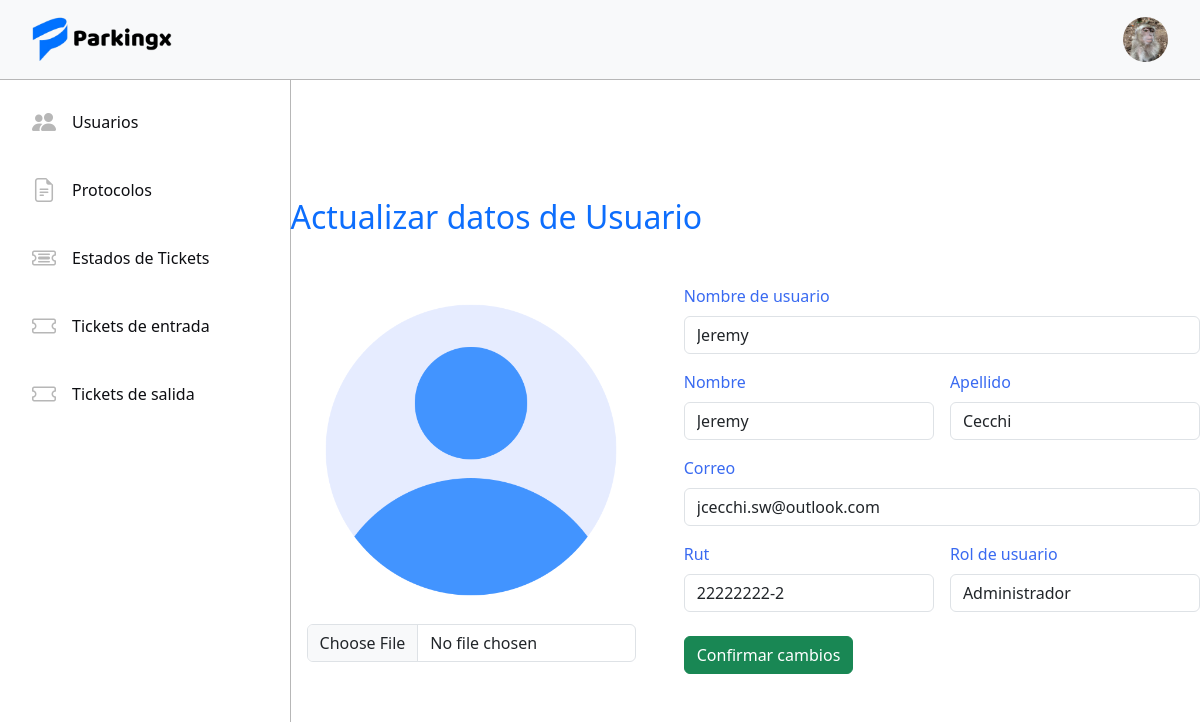
/userupdate/3/ (signed in), run on the app's committed database.
### tickets/models.py (models this page shows, shortened)
class Usuario(AbstractUser):
    name = models.CharField(max_length=50)
    last_name = models.CharField(max_length=50)
    rut = models.CharField(max_length=10)
    email = models.EmailField(max_length=254, unique=True)
    rol = models.ForeignKey(Rol, on_delete=models.RESTRICT)
    avatar = models.ImageField(upload_to='avatars', blank=True, null=True)

### tickets/views.py (the view)
# urls.py: path('userupdate/<int:pk>/', UpdateUsuario.as_view(), name='userupdate'),
@method_decorator(login_required, name='dispatch')
class UpdateUsuario(UpdateView):
    model = Usuario
    form_class = UserUpdateForm
    template_name = 'tickets/userupdate.html'
    success_url = reverse_lazy('home')
    context_object_name = 'usuario'
    def get_object(self, queryset=None):
        pk = self.kwargs.get('pk')
        return Usuario.objects.get(pk=pk)

### tickets/forms.py
class UserUpdateForm(UserChangeForm):
    username = forms.CharField(max_length=50, label='Username', widget=forms.TextInput(attrs={'class': 'form-control form-crud'}), help_text="")
    name = forms.CharField(max_length=50, label='Nombre', widget=forms.TextInput(attrs={'class': 'form-control form-crud'}))
    last_name = forms.CharField(max_length=50, label='Apellido', widget=forms.TextInput(attrs={'class': 'form-control form-crud'}))
    rut = forms.CharField(max_length=10, label='RUT', widget=forms.TextInput(attrs={'class': 'form-control form-crud'}))
    email = forms.EmailField(max_length=254, label='Correo Electrónico', widget=forms.EmailInput(attrs={'class': 'form-control form-crud'}))
    rol = forms.ModelChoiceField(queryset=Rol.objects.all(), widget=forms.Select(attrs={'class': 'form-control form-crud'}))
    avatar = forms.ImageField(label='Avatar', required=False, widget=forms.ClearableFileInput(attrs={'class': 'form-control form-crud'}))
    class Meta:
        model = Usuario
        fields = ['username', 'name', 'last_name', 'rut', 'email', 'rol', 'avatar']

### tickets/models.py (called while the page is built)
    def __str__(self) -> str:
        return self.name

### tickets/templates/tickets/userupdate.html (shortened to what this page needs)
{% extends 'tickets/base.html' %}
{% block content %}
<div class="update-users-forms">
    <div>
        <div>
            <h2 class="text-primary mb-5">Actualizar datos de Usuario</h2>
        </div>
        <form method="post" enctype="multipart/form-data" class="users-u-form">
            <div class="profile-img-center">
                {% if usuario.avatar %}
                    <img src="{{ usuario.avatar.url }}" alt="..." style="max-width: 300px; height: 300px; border-radius: 50%;">
                {% else %}
                    {% load static %}
                    <img src="{% static 'tickets/img/defaultavatar.png' %}" alt="..." style="max-width: 300px; height: 300px; border-radius: 50%;">
                {% endif %}
                <div class="form-group mt-4">
                    {{ form.avatar }}
                </div>
            </div>
            <div class="update-data">
                <div>
                    <label for="id_username" class="mb-2 blue-sys">Nombre de usuario</label>
                    {{ form.username }}
                </div>
                <div class="dual-form">
                    <div class="w-100">
                        <label for="id_name" class="mb-2 blue-sys">Nombre</label>
                        {{ form.name }}
                    </div>
                    <div class="w-100">
                        <label for="id_last_name" class="mb-2 blue-sys">Apellido</label>
                        {{ form.last_name }}
                    </div>
                </div>
                <div>
                    <label for="id_email" class="mb-2 blue-sys">Correo</label>
                    {{ form.email }}
                </div>
                <div class="dual-form">
                    <div class="w-100">
                        <label for="id_rut" class="mb-2 blue-sys">Rut</label>
                        {{ form.rut }}
                    </div>
                    <div class="w-100">
                        <label for="id_rol" class="mb-2 blue-sys">Rol de usuario</label>
                        {{ form.rol }}
                    </div>
                </div>
                <button type="submit" class="btn btn-success mt-2">Confirmar cambios</button>
            </div>
        </form>
    </div>
</div>
{% endblock %}

### tickets/templates/tickets/base.html (shortened to what this page needs)
<!DOCTYPE html>
<html lang="en">
<head>
    <link href="https://cdn.jsdelivr.net/npm/bootstrap@5.3.3/dist/css/bootstrap.min.css" rel="stylesheet">
    <link rel="stylesheet" href="https://cdn.jsdelivr.net/npm/bootstrap-icons@1.11.3/font/bootstrap-icons.min.css">
    {% load static %}
    <link rel="stylesheet" href="{% static 'tickets/css/styles.css' %}">
    <link rel="stylesheet" href="{% static 'tickets/css/login.css' %}">
</head>
<body>
    <nav class="navbar bg-body-tertiary">
        <div class="container-fluid">
            <img src="{% static 'tickets/img/Logo.png' %}" class="icon-project" alt="">
            {% if request.user.is_authenticated %}
            {% if request.user.avatar %}
            <img src="{{ request.user.avatar.url }}" alt="" class="avatar" id="avatar">
            {% else %}
            <img src="{% static 'tickets/img/defaultavatar.png' %}" alt="" class="avatar" id="avatar">
            {% endif %}
            {% else %}
            <a href="{% url 'login' %}" class="btn btn-primary">Iniciar sesión</a>
            {% endif %}
        </div>
    </nav>
    <div class="d-flex">
        <div class="sidebar">
            <ul class="nav menu flex-column">
                {% if request.user.rol.name == 'root' or request.user.rol.name == 'Administrador' %}
                <li class="nav-item">
                    <a class="option nav-link" href="{% url 'userlist' %}">
                        <i class="bi bi-people-fill menu-icon"></i>
                        <p class="option-text">Usuarios</p>
                    </a>
                </li>
                <li class="nav-item">
                    <a class="option nav-link" href="{% url 'protocolos' %}">
                        <i class="bi bi-file-earmark-text menu-icon"></i>
                        <p class="option-text">Protocolos</p>
                    </a>
                </li>
                <li class="nav-item">
                    <a class="option nav-link" href="{% url 'home' %}">
                        <i class="bi bi-ticket-detailed menu-icon"></i>
                        <p class="option-text">Estados de Tickets</p>
                    </a>
                </li>
                {% endif %}
                {% if request.user.rol.name == 'root' %}
                <li class="nav-item">
                    <a class="option nav-link" href="{% url 'home' %}">
                        <i class="bi bi-ticket menu-icon"></i>
                        <p class="option-text">Tickets de entrada</p>
                    </a>
                </li>
                <li class="nav-item">
                    <a class="option nav-link" href="{% url 'home' %}">
                        <i class="bi bi-ticket menu-icon"></i>
                        <p class="option-text">Tickets de salida</p>
                    </a>
                </li>
                {% endif %}
            </ul>
        </div>
        <div class="home-content">
            {% block content %}{% endblock %}
        </div>
    </div>
</body>
    {% load static %}
</html>

### tickets/static/tickets/css/styles.css (style rules this page uses)
nav { height: 5rem; border-bottom: solid 1px #B7B7B7; background-color: #FFFFFF; }
.blue-sys { color: #396af1; }
.form-crud { margin-bottom: 1rem; }
.container-fluid { padding: 0 2rem; position: relative; }
.icon-project { width: 9rem; }
.sidebar { width: 20rem; height: 91.5vh; border-right: solid 1px #B7B7B7; }
.nav-link { padding: 0; color: black; transition: .3s; }
.menu { padding: 1rem; gap: 1rem; }
.menu-icon { font-size: 1.5rem; color: #B7B7B7; transition: .3s; }
.option { display: flex; align-items: center; gap: 1rem; padding: .5rem 1rem; border-radius: .5rem; }
.option-text { margin: 0; color: #0d0e12; }
.avatar { width: 45px; height: 45px; border-radius: 50%; cursor: pointer; }
p { margin: 0; }
.home-content { background-color: transparent; height: 91.5vh; width: 83.5%; }
.profile-img-center { display: flex; flex-direction: column; justify-content: center; align-items: center; background-color: #ffffff; padding: 1rem; border-radius: .5rem; }
.dual-form { display: flex; gap: 1rem; }
.users-u-form { display: flex; gap: 2rem; }
.update-users-forms { display: flex; flex-direction: column; justify-content: center; align-items: center; height: 91.5vh; }

### data on the page
Usuario: user.avatar (picture)
Usuario: username "Jeremy", name "Jeremy", last_name "Cecchi", email "jcecchi.sw@outlook.com", rut "22222222-2", rol "Administrador"
